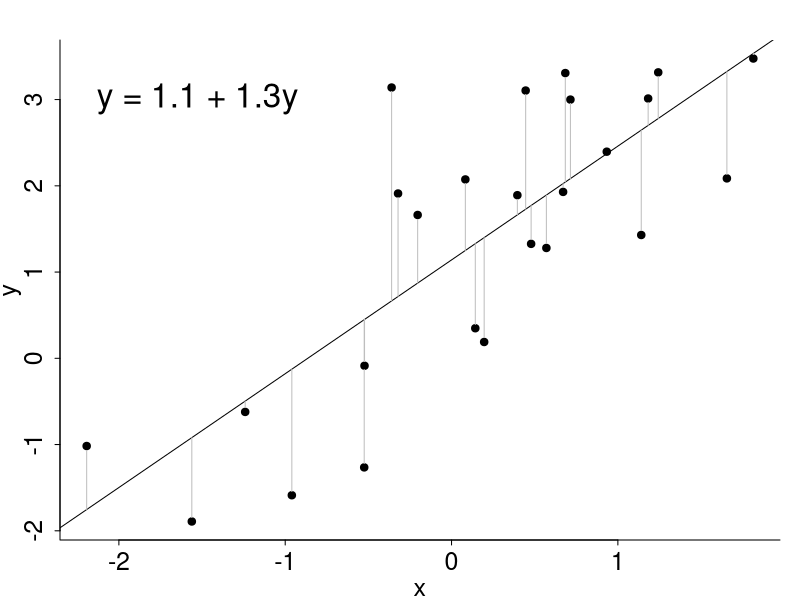
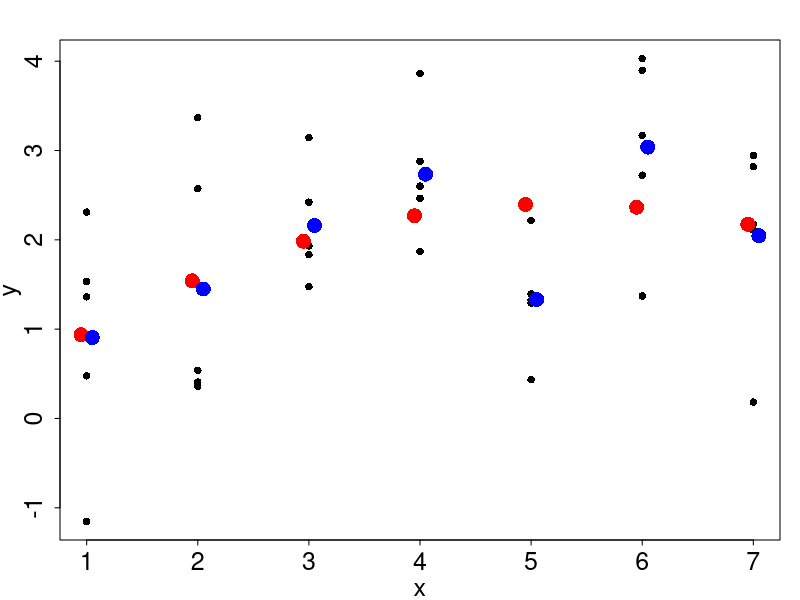
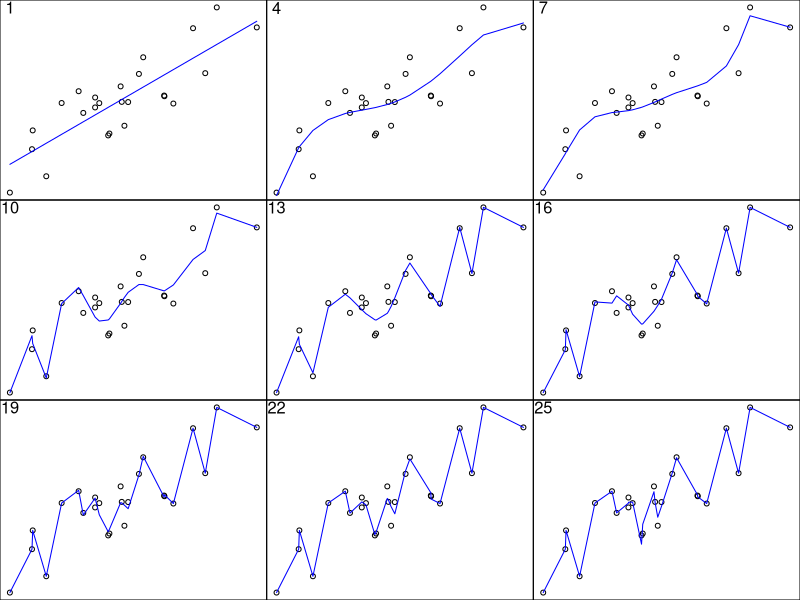
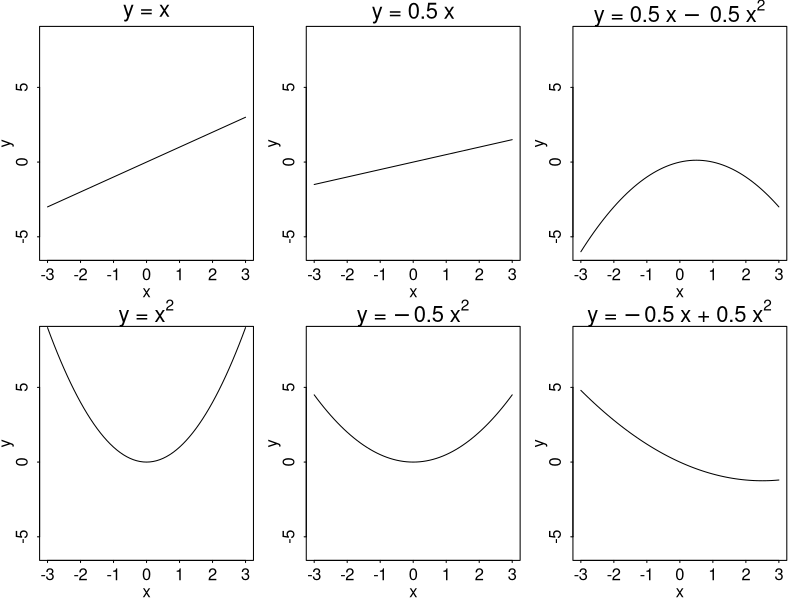
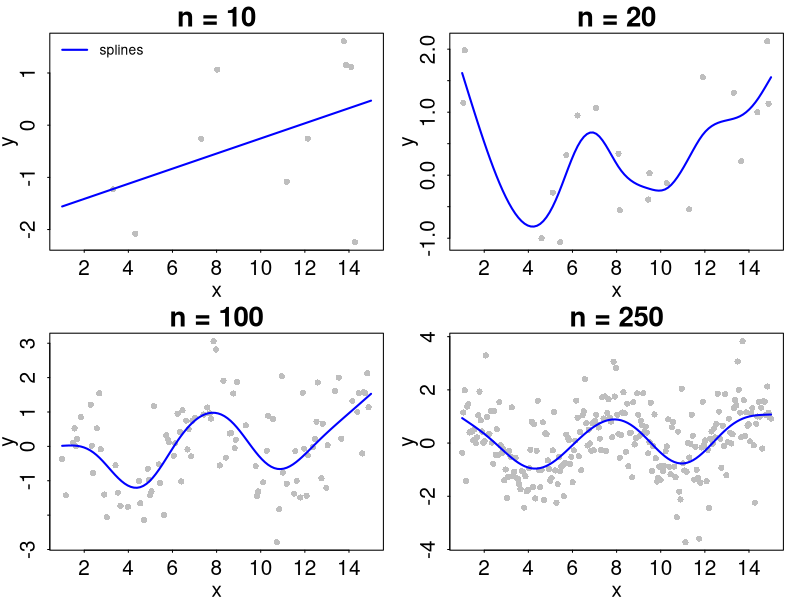
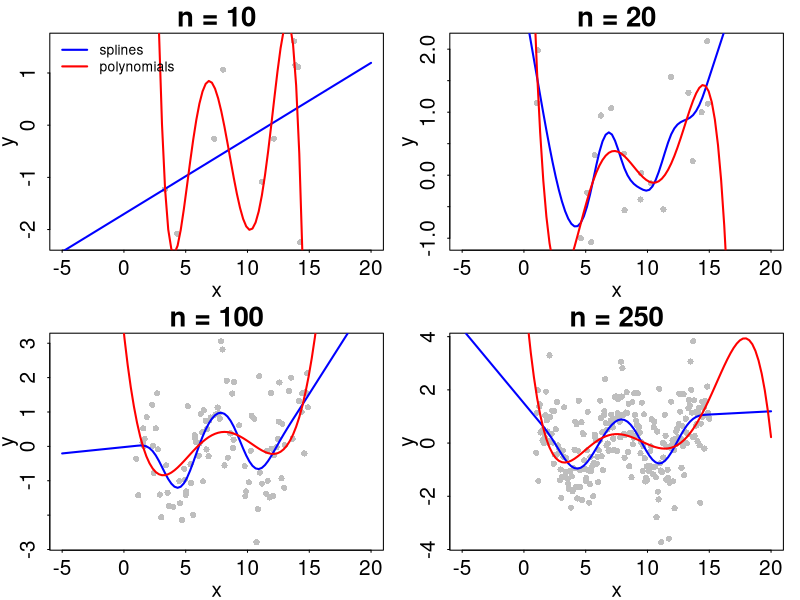
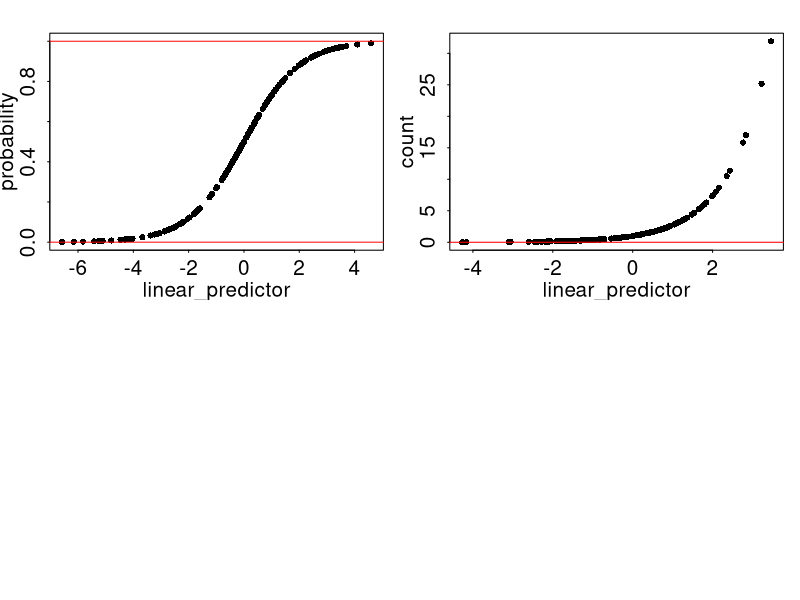

These figures' R source, in order:
## ---- chunk 1
#| fig-align: center
set.seed(125)
par (mar=c(3,3,2,1), mgp=c(2,.7,0), tck=-.01)
N = 25
x = rnorm(N)
y = 1.1 + x + rnorm(N)
plot(x,y,bty = "l", cex.lab = 1.5, cex.axis = 1.5)
m = lm(y~x)
abline(m)
arrows(x0 = x, x1 = x, y0 = predict(m), col = "grey",
       y = predict(m)+residuals(m), length = 0)
points(x,y, pch = 16)
txt = paste0("y = ", round(coef(m)[1],1), " + ", round(coef(m)[2],1),"y")
text(min(x),3,txt,pos = 4, cex = 2)
## ---- chunk 2
#| fig-align: center
par (mar=c(3,3,2,1), mgp=c(2,.7,0), tck=-.01)
n_levels = 7
set.seed(122)
x = rep((1:n_levels),5)
y = sqrt(x) + rnorm(length(x))

df = data.frame(y = y, x = x, x.f = factor(x)) 
m.o = lm(y~poly(x,2), data = df)
p.o = predict(m.o, newdata = data.frame(x = 1:n_levels), level = .05, interval = "prediction")
m.f = lm(y~x.f, data = df)
p.f = predict(m.f, newdata = data.frame(x.f = factor(1:n_levels)), level = .05, interval = "prediction")
plot(x,y, pch = 16,cex.lab = 1.5, cex.axis = 1.5)
points(-.05+1:n_levels,p.o[,1], col = "red",pch = 16, cex = 2)
points(.05+1:n_levels,p.f[,1], col = "blue",pch = 16, cex = 2)
#arrows(x0 = -.05+1:n_levels, x1 = -.05+1:n_levels, y0 = p.o[,2], y1 = p.o[,3], col = "red", length = 0)
#arrows(x0 = .05+1:n_levels, x1 = .05+1:n_levels, y0 = p.f[,2], y1 = p.f[,3], col = "blue", length = 0)
## ---- chunk 3
#| fig-align: center
library(splines)
N = 25
x = sort(rnorm(N))
y = x + rnorm(N)
par(mfrow = c(3,3), mar=c(0,0,0,0))
for (n in seq(1,25, by = 3)) {
  plot(x,y, xaxt = "n", yaxt = "n", xlab = "", ylab = "")
  #if (n>2) {m = gam(y~s(x,k = n)); lines(x,predict(m))}
  m2 = lm(y~bs(x,degree = n))
  lines(x,predict(m2), col = "blue")
  text(min(x),max(y),n, cex = 1.5)
}
## ---- chunk 4
#| fig-align: center
par (mar=c(3,3,2,1), mgp=c(2,.7,0), tck=-.01)
x = seq(-3,3,.1)
par(mfrow = c(2,3),cex.lab = 1.5, cex.axis = 1.5, cex.main = 2)
plot(x,x,type = "l", ylab = "y", ylim = c(-6,8.5)); title(expression(y~"="~x))
plot(x,x*.5,type = "l", ylab = "y", ylim = c(-6,8.5)); title(expression(y~"="~0.5~x))
plot(x,x*.5 - x^2*.5,type = "l", ylab = "y", ylim = c(-6,8.5)) ; title(expression(y~"="~0.5~x~-~0.5~x^2))
plot(x,x^2,type = "l", ylab = "y", ylim = c(-6,8.5));title(expression(y~"="~x^2))
plot(x,x^2*.5,type = "l", ylab = "y", ylim = c(-6,8.5)); title(expression(y~"="~-0.5~x^2))
plot(x,-x + x^2*.2,type = "l", ylab = "y", ylim = c(-6,8.5)) ; title(expression(y~"="~-0.5~x~"+"~0.5~x^2))
## ---- chunk 5
#| fig-align: center
set.seed(1234)
par(mfrow = c(2,2),mar=c(3,3,2,1), mgp=c(2,.7,0), tck=-.01)
x = seq(1,15, length.out = 250)
y = sin(x) + rnorm(length(x))
set.seed(123456)
for (n in c(10,20,100,250)) {
  r = sort(sample(250,n))
  xx = x[r]
  yy = y[r]
  plot(xx,yy, pch = 16, col = "gray", ylab = "y", xlab = "x", xlim = c(1,15),
       main = paste("n =",n))
  nd = data.frame(xx = seq(1,15,length.out = 100))
  m.g = mgcv::gam(yy~s(xx))
  lines(nd$xx,predict(m.g, newdata = nd), col = "blue", lwd = 2)
  if (n == 10) {
    legend("topleft", bty = "n",
           legend = c("splines"),
           lty = 1, lwd = 2,
           col = c("blue"))
  }
}

## ---- chunk 6
#| fig-align: center
par(mfrow = c(2,2),mar=c(3,3,2,1), mgp=c(2,.7,0), tck=-.01)
set.seed(123456)
for (n in c(10,20,100,250)) {
  r = sort(sample(250,n))
  xx = x[r]
  yy = y[r]
  plot(xx,yy, pch = 16, col = "gray", ylab = "y", xlab = "x", xlim = c(-5,20),
       main = paste("n =",n))
  nd = data.frame(xx = seq(-5,20,length.out = 100))
  m.g = mgcv::gam(yy~s(xx))
  m.p = lm(yy~poly(xx,5))
  lines(nd$xx,predict(m.g, newdata = nd), col = "blue", lwd = 2)
  lines(nd$xx,predict(m.p, newdata = nd), col = "red", lwd = 2)
  if (n == 10) {
    legend("topleft", bty = "n",
           legend = c("splines","polynomials"),
           lty = 1, lwd = 2,
           col = c("blue","red"))
  }
}

## ---- chunk 7
#| fig-align: center
#| fig-width: 5
#| fig-height: 5
par(mar=c(3,3,2,1), mgp=c(2,.7,0), tck=-.01,
    cex.lab = 1.5, cex.axis = 1.5)
x = rnorm(150,sd = 5)
linear_predictor = 00 + 0.5*x
probability = boot::inv.logit(linear_predictor)
plot(linear_predictor, probability, ylim = c(0,1), pch = 16)
abline(h = c(0,1), col = "red")
## ---- chunk 8
#| fig-align: center
#| fig-width: 5
#| fig-height: 5
par(mar=c(3,3,2,1), mgp=c(2,.7,0), tck=-.01,
    cex.lab = 1.5, cex.axis = 1.5)
x = rnorm(150,sd = 3)
linear_predictor = 00 + 0.5*x
count = exp(linear_predictor)
plot(linear_predictor, count, pch = 16)
abline(h = c(0), col = "red")
